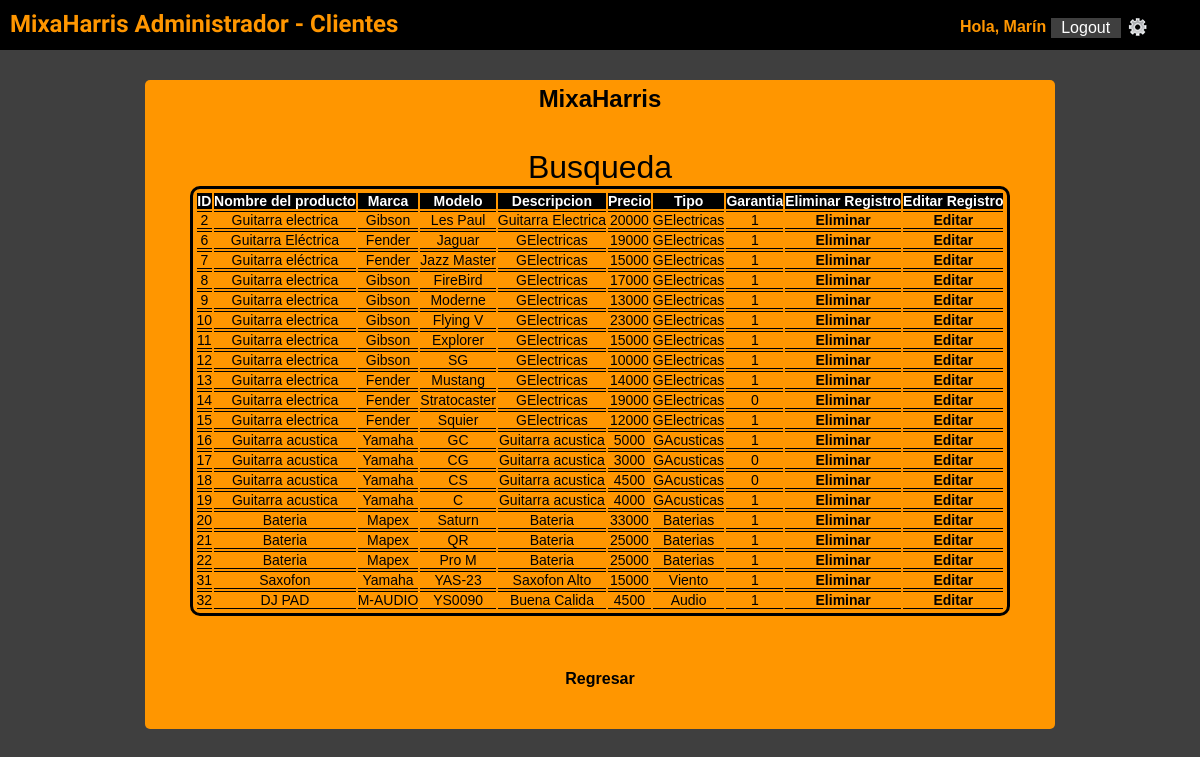
The page /reportes/action/filtro_producto.php (signed in) on the database as committed earlier.
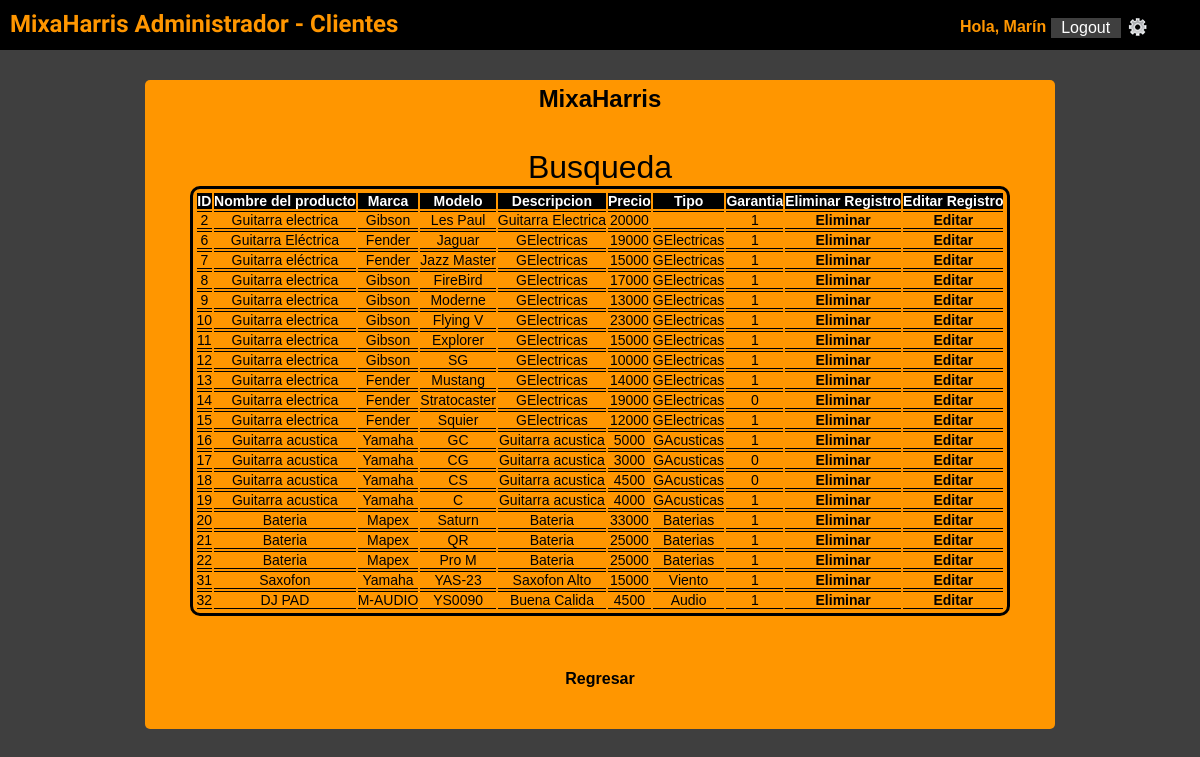
The same page on the database as committed later.
### tables this page shows
CREATE TABLE IF NOT EXISTS `productos` (
  `idproductos` int(11) NOT NULL AUTO_INCREMENT,
  `productosNombre` varchar(45) NOT NULL,
  `productosMarca` varchar(45) NOT NULL,
  `productosModelo` varchar(45) NOT NULL,
  `productosDescripcion` varchar(60) NOT NULL,
  `productosPrecio` double NOT NULL,
  `productosTipo` varchar(45) NOT NULL,
  `productosGarantia` tinyint(1) NOT NULL,
  `proveedor_idproveedor` int(11) NOT NULL,
  PRIMARY KEY (`idproductos`,`proveedor_idproveedor`),
  UNIQUE KEY `idproductos_UNIQUE` (`idproductos`),
  KEY `fk_productos_proveedor_idx` (`proveedor_idproveedor`)
);

### reportes/lib/reportes_lib.php (called while the page is built, shortened)
<?php
function producto_filter($info)
{
	$sql= "SELECT *
	FROM  productos
	WHERE productosNombre LIKE '%$info%' OR productosMarca LIKE '%$info%' OR productosModelo LIKE '%$info%'
		OR productosDescripcion LIKE '%$info%' OR productosPrecio LIKE '%$info%' OR productosTipo LIKE '%$info%'
		OR productosGarantia LIKE '%$info%' ";
	 	$producto= array();
		$result= mysql_query($sql);
		$i= 0;
		while ($row=mysql_fetch_object($result)){
			$producto[$i]= $row;
			$i++;
		}
		return $producto;
}
?>

### reportes/view/rep_productos.php (the view, shortened to what this page needs)
<?php
function lista_producto ($producto) {
echo "<table border=1 alling='center'>";
echo "<tr>";
echo "<th>ID</th>";
echo "<th>Nombre del producto</th>";
echo "<th>Marca</th>";
echo "<th>Modelo</th>";
echo "<th>Descripcion</th>";
echo "<th>Precio</th>";
echo "<th>Tipo</th>";
echo "<th>Garantia</th>";
echo "<th>Eliminar Registro</th>";
echo "<th>Editar Registro</th>";
echo "</tr>";
foreach ($producto as $key => $prod) {
echo "<tr>";
echo "<td>".$prod->idproductos."</td>";
echo "<td>".$prod->productosNombre."</td>";
echo "<td>".$prod->productosMarca."</td>";
echo "<td>".$prod->productosModelo."</td>";
echo "<td>".$prod->productosDescripcion."</td>";
echo "<td>".$prod->productosPrecio."</td>";
echo "<td>".$prod->productosTipo."</td>";
echo "<td>".$prod->productosGarantia."</td>";
echo "<td>"."<a href=del_producto.php?id=".$prod->idproductos.">Eliminar</a></td> ";
echo "<td>"."<a href=../../formupdate/view/edit_producto.php?id=".$prod->idproductos.">Editar</a></td>";
echo "</tr>";
}
echo "</table>";
}
?>

Rows that differ between the two databases and show on the page:
changed productos "Les Paul": productosTipo "GElectricas" → (not shown)
